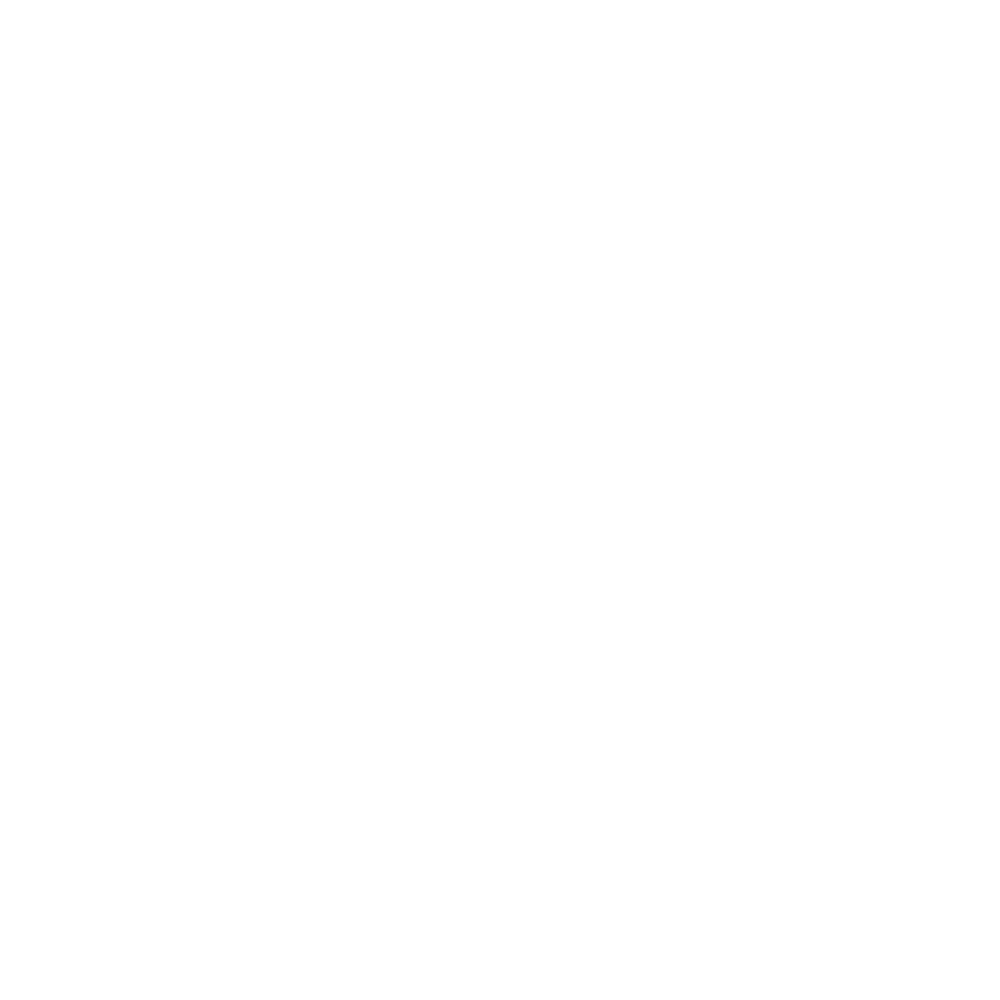
Frame 1 (no input)
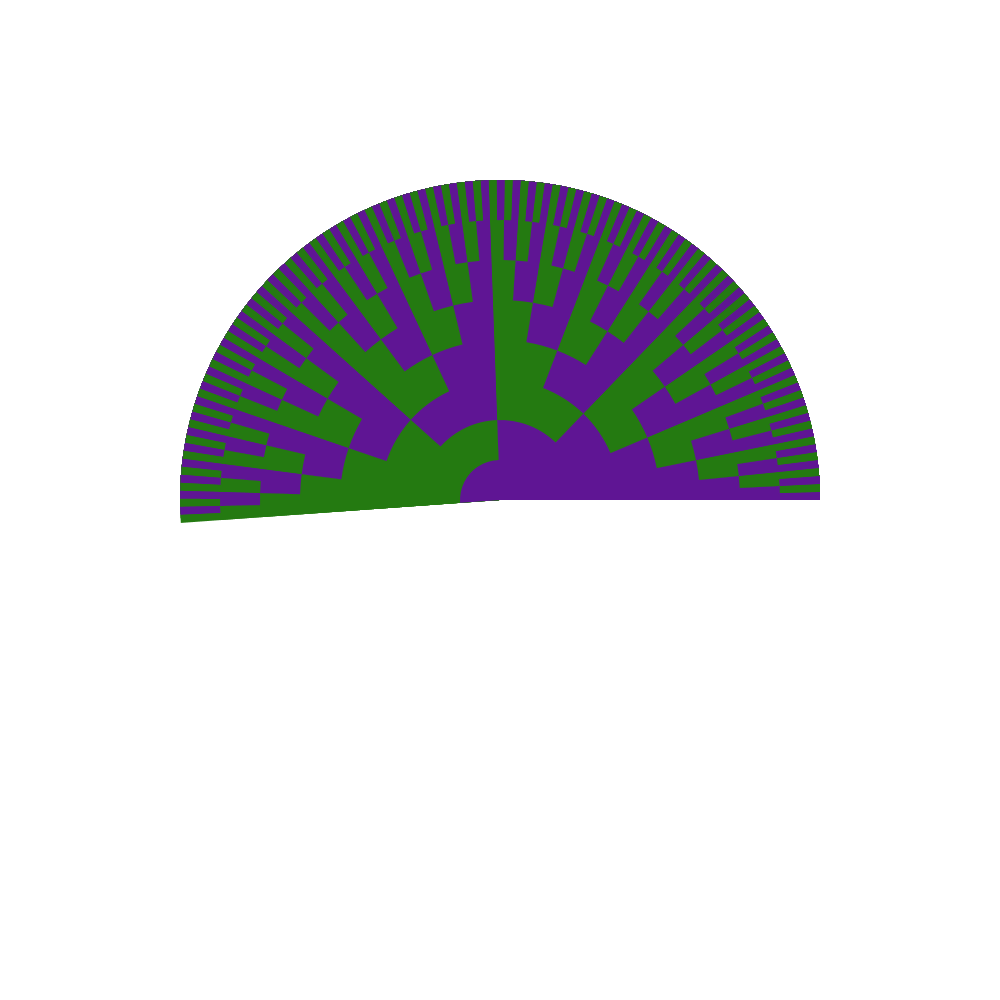
Frame 60 (the mouse pressed at the canvas centre just before this capture)
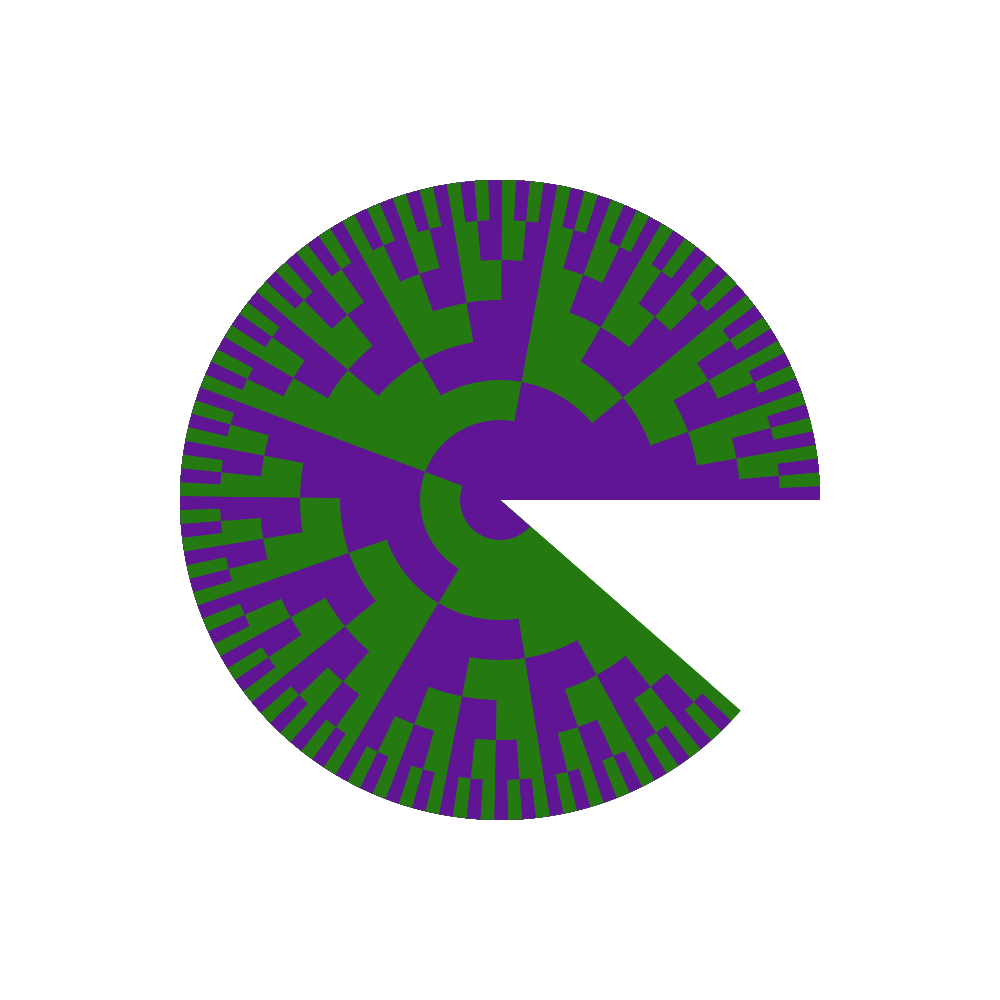
Frame 120 (the mouse held since frame 60 and released just before this capture)

The Processing sketch that drew these frames (run headless with seeded random() and noise(); from frame 60 on, the mouse is pressed at the canvas centre):

// Processing sketch: stretch_wedges
// ── stretch_wedges.pde
float t = -0.5;
int n = 0;
PGraphics img;

void setup(){
  size(1000,1000);
  img = createGraphics(width, height);
}

void draw(){
  background(255);
  img.beginDraw();
  img.noStroke();
  t+=0.01;
  Wedges(8,smoothstep(t));
  image(img,0,0);
  img.save("wedges"+n+".png");
  n++;
  img.endDraw();
}

void Wedges(int N_layers, float t){
  int i = 0;
  color[] colors = {color(95, 21, 148),color(36, 122, 17)};
  for(int layer=N_layers;layer>0;layer--){
    int N_wedges = int(pow(2,layer-1));
    for(int wedge=0; wedge<N_wedges; wedge++){
      float stop = -(1+t)*wedge*PI/N_wedges;
      float start = -(1+t)*(wedge+1)*PI/N_wedges;
      img.fill(colors[i]);
      img.arc(500, 500, 80*layer, 80*layer, start, stop,PIE);
      i++;
      i = i%2;
    }
  }
}

float smoothstep(float t){
  if (t<0){
    return 0;
  }
  else if (t<1){
    return 3*t*t - 2*t*t*t;
  }
  else{
    return 1;
  }
}
    
